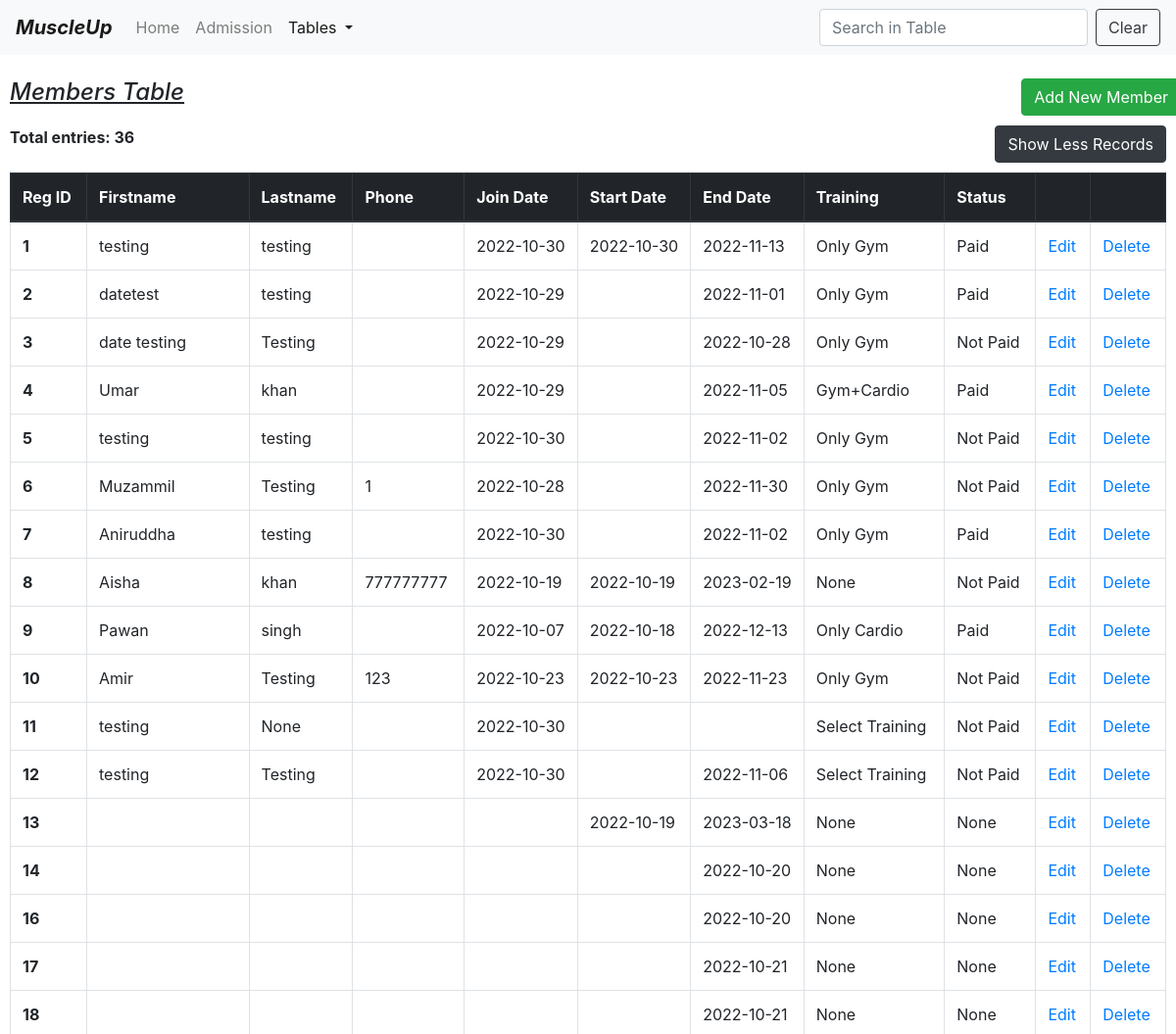
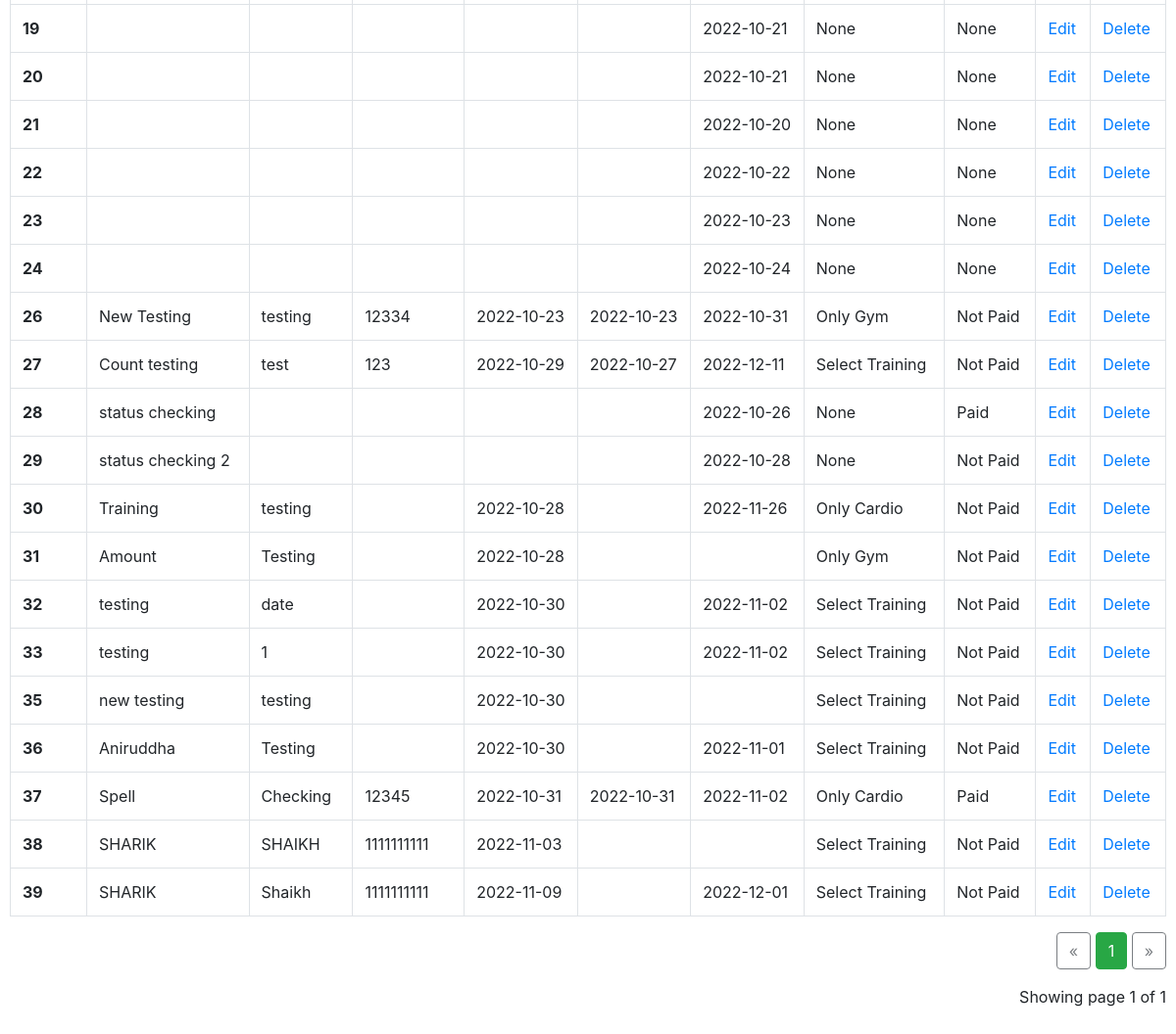
The app's page /table1 (signed in), older data (2 pictures, top to bottom).
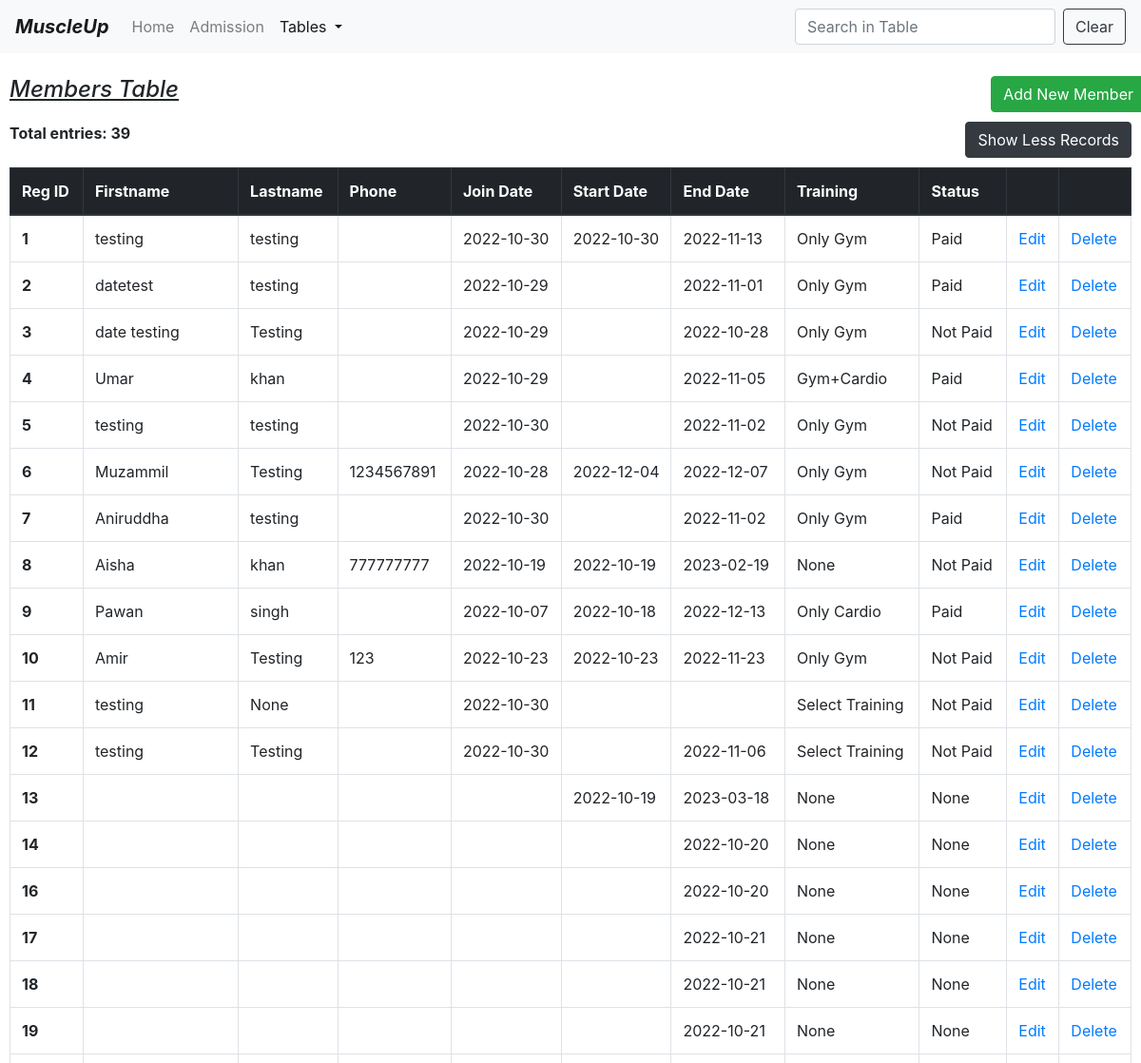
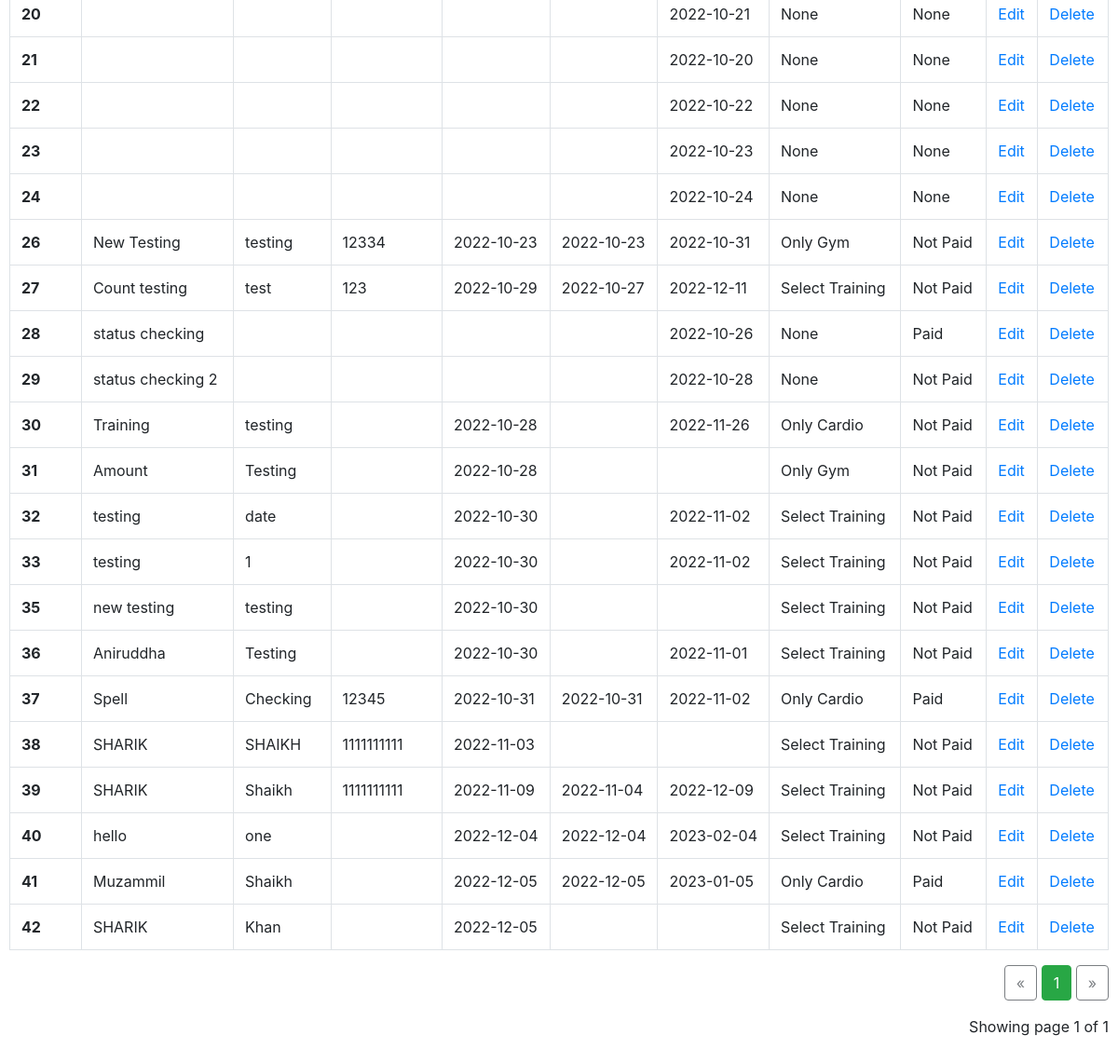
The same page, newer data (2 pictures, top to bottom).
### model.py (models this page shows)
class Members(db.Model):
    id = db.Column(db.Integer, primary_key=True)
    firstname = db.Column(db.String(30))
    lastname = db.Column(db.String(30))
    phoneno = db.Column(db.Integer)
    email = db.Column(db.String(30))
    joindate = db.Column(db.String(11))
    startdate = db.Column(db.String(11))
    enddate = db.Column(db.String(11))
    address = db.Column(db.String(100))
    status = db.Column(db.String(10))
    training = db.Column(db.String(10))
    amount = db.Column(db.Integer)

### app.py (the view)
@app.route("/table1")
def table1():
    try:
        if "username" not in session:
            flash("Please log in first")
            return render_template("login.html")
        total_rows = Members.query.count()
        page = request.args.get('page', 1, type=int)
        member = Members.query.order_by(Members.id).paginate(page=page, per_page=total_rows)
        button_name = "Show Less Records"
        path = "/table"
        return render_template("table.html", member=member, total_rows=total_rows, button_name=button_name, path=path)
    except:
        return make_response("can't access the table page")

### templates/table.html (shortened to what this page needs)
<!DOCTYPE html>
<html lang="en">
<head>
    <link href="https://cdn.jsdelivr.net/npm/bootstrap@4.0.0/dist/css/bootstrap.min.css"
 rel="stylesheet">
</head>
<body>
<nav class="navbar navbar-expand-lg navbar-light bg-light">
    <a class="navbar-brand" href="/home"><b><i>MuscleUp</i></b></a>
    <div class="collapse navbar-collapse" id="navbarSupportedContent">
        <ul class="navbar-nav mr-auto">
            <li class="nav-item ">
                <a class="nav-link" href="/home">Home <span class="sr-only">(current)</span></a>
            </li>
            <li class="nav-item">
                <a class="nav-link" href="/form">Admission</a>
            </li>
            <li class="nav-item dropdown active">
                <a aria-expanded="false" aria-haspopup="true" class="nav-link dropdown-toggle" data-toggle="dropdown"
                   href="#"
                   id="navbarDropdown" role="button">
                    Tables
                </a>
            </li>
        </ul>
        <form class="form-inline my-2 my-lg-0">
            <input aria-label="Search" class="form-control mr-sm-2" id="myInput" onkeyup="myFunction()" placeholder="Search in Table"
                   type="search">
            <button class="btn btn-outline-dark my-2 my-sm-0" onclick="document.getElementById('myInput').value = ''">Clear</button>
        </form>
    </div>
</nav>
<br>
<div class="Container" style="padding-left:10px;padding-right:10px;">
    <div class="row">
        <div class="col md-12">
            <h4><u><i>Members Table</i></u><br></h4>
        </div>
        <a href="/form">
            <button class="btn btn-success float-right" type="button">Add New Member
            </button>
        </a>
        <br><br>
    </div>
    <div class="row">
        <div class="col">
            <label>
                <strong>Total entries: {{total_rows}}</strong>
            </label>
        </div>
        <div class="col">
            <a href="{{path}}">
            <button class="btn btn-dark float-right" type="button">{{button_name}}</button><br><br>
            </a>
        </div>
    </div>
    <table class="table table-bordered table-hover " id="myTable">
        <thead class="thead-dark">
        <tr>
            <th scope="col">Reg ID</th>
            <th scope="col">Firstname</th>
            <th scope="col">Lastname</th>
            <th scope="col">Phone</th>
            <th scope="col" style="width:110px">Join Date</th>
            <th scope="col" style="width:110px">Start Date</th>
            <th scope="col" style="width:110px">End Date</th>
            <th scope="col">Training</th>
            <th scope="col">Status</th>
            <th scope="col"></th>
            <th scope="col"></th>
        </tr>
        </thead>
        <tbody>
        {% for i in member.items %}
        <tr>
            <th scope="row">{{i.id}}</th>
            <td>{{i.firstname}}</td>
            <td>{{i.lastname}}</td>
            <td>{{i.phoneno}}</td>
            <td style="white-space:nowrap">{{i.joindate}}</td>
            <td style="white-space:nowrap">{{i.startdate}}</td>
            <td style="white-space:nowrap">{{i.enddate}}</td>
            <td>{{i.training}}</td>
            <td>{{i.status}}</td>
            <td><a href="/edit/{{i.id}}">Edit</a></td>
            <td><a href="/delete/{{i.id}}" onclick="return confirm('are you sure to delete ?')">Delete</a></td>
        </tr>
        {% endfor %}
        </tbody>
    </table>
    <div class="text-right">
        <a class="btn btn-outline-dark
       {% if member.page == 1 %}disabled{% endif %}"
           href="{{ url_for('table', page=member.prev_num) }}">
            &laquo;
        </a>
        {% for page_num in member.iter_pages(left_edge=1, right_edge=1, left_current=1, right_current=2) %}
        {% if page_num %}
        {% if member.page == page_num %}
        <a class="btn btn-success"
           href="{{ url_for('table', page=page_num) }}">
            {{ page_num }}
        </a>
        {% else %}
        <a class="btn btn-outline-dark"
           href="{{ url_for('table', page=page_num) }}">
            {{ page_num }}
        </a>
        {% endif %}
        {% else %}
        ...
        {% endif %}
        {% endfor %}
        <a class="btn btn-outline-dark
       {% if member.page == member.pages %}disabled{% endif %}"
           href="{{ url_for('table', page=member.next_num) }}">
            &raquo;
        </a>
    </div>
    <p class="text-right mt-3">
        Showing page {{ member.page }} of {{ member.pages }}
    </p>
    <br><br><br>
</div>
</body>
</html>

Row changes from the older to the newer data that the page shows:
changed Members id 6: phoneno "1" → "1234567891"; startdate (not shown) → "2022-12-04"; enddate "2022-11-30" → "2022-12-07"
changed Members id 39: startdate (not shown) → "2022-11-04"; enddate "2022-12-01" → "2022-12-09"
added Members: id "40", firstname "hello", lastname "one", joindate "2022-12-04", startdate "2022-12-04", enddate "2023-02-04", training "Select Training", status "Not Paid"
added Members: id "41", firstname "Muzammil", lastname "Shaikh", joindate "2022-12-05", startdate "2022-12-05", enddate "2023-01-05", training "Only Cardio", status "Paid"
added Members: id "42", firstname "SHARIK", lastname "Khan", joindate "2022-12-05", training "Select Training", status "Not Paid"
Text that changed along with them:
{{ total_rows }}: "36" → "39"
